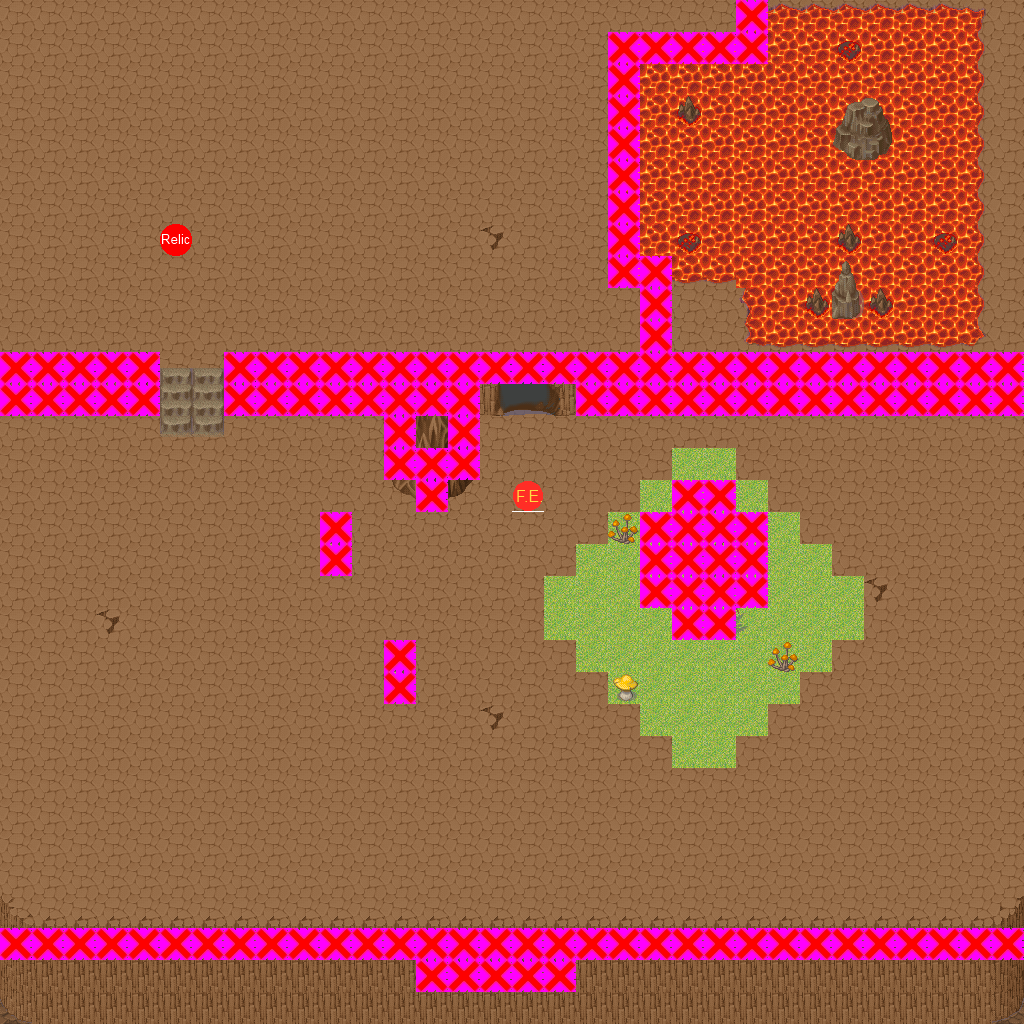

A 2D game scene composited from a Tiled map and its tileset images. What follows is a short description and the map's XML, with each tile layer's data collapsed to a summary:
An orthogonal 32x32 tile map with 32x32 px tiles, 6 tile layers (Layer 1, Layer 2, Layer 3, Clip, ...), 9 tilesets and 2 objects (PlayerStart, Portal).

<map version="1.0" orientation="orthogonal" width="32" height="32" tilewidth="32" tileheight="32">
 <tileset firstgid="1" name="Rock" tilewidth="32" tileheight="32">
  <image source="rock.png" />
  <tile id="0">
   <properties>
    <property name="TileType" value="0" />
    <property name="TileType" value="0" />
    <property name="TileType" value="0" />
   </properties>
  </tile>
 </tileset>
 <tileset firstgid="2" name="Lava" tilewidth="32" tileheight="32">
  <image source="lava.png" />
  <tile id="0">
   <properties>
    <property name="TileType" value="1" />
    <property name="TileType" value="1" />
    <property name="TileType" value="1" />
   </properties>
  </tile>
 </tileset>
 <tileset firstgid="3" name="FireEnemy" tilewidth="32" tileheight="32">
  <image source="FireEnemyIcon.png" trans="ff00ff" />
  <tile id="0">
   <properties>
    <property name="Type" value="Fire" />
    <property name="Type" value="Fire" />
    <property name="Type" value="Fire" />
    <property name="Type" value="Fire" />
   </properties>
  </tile>
  <tile id="1">
   <properties>
    <property name="Type" value="Wind" />
    <property name="Type" value="Wind" />
    <property name="Type" value="Wind" />
   </properties>
  </tile>
 </tileset>
 <tileset firstgid="5" name="Clip" tilewidth="32" tileheight="32">
  <image source="solid.jpg" trans="ff00ff" />
 </tileset>
 <tileset firstgid="6" name="MountainPieces" tilewidth="32" tileheight="32">
  <image source="MountainPieces.png" trans="ffffff" />
 </tileset>
 <tileset firstgid="318" name="ConnectionLavat" tilewidth="32" tileheight="32">
  <image source="ConnectionLavat.png" trans="ffffff" />
 </tileset>
 <tileset firstgid="366" name="LavaGround" tilewidth="32" tileheight="32">
  <image source="LavaGround.png" trans="ffffff" />
 </tileset>
 <tileset firstgid="414" name="Overflow" tilewidth="32" tileheight="32">
  <image source="Overflow.png" trans="ffffff" />
 </tileset>
 <tileset firstgid="462" name="Collectables" tilewidth="32" tileheight="32">
  <image source="Untitled.png" trans="ff00ff" />
  <tile id="0">
   <properties>
    <property name="Type" value="Red" />
   </properties>
  </tile>
  <tile id="1">
   <properties>
    <property name="Type" value="Blue" />
   </properties>
  </tile>
  <tile id="2">
   <properties>
    <property name="Type" value="Green" />
   </properties>
  </tile>
  <tile id="3">
   <properties>
    <property name="Type" value="Health" />
   </properties>
  </tile>
 </tileset>
 <layer name="Layer 1" width="32" height="32">
  <data>[1024 cells, 1024 non-empty, 12 distinct tile ids]</data>
 </layer>
 <layer name="Layer 2" width="32" height="32">
  <data>[1024 cells, 208 non-empty, 46 distinct tile ids]</data>
 </layer>
 <layer name="Layer 3" width="32" height="32">
  <data>[1024 cells, 34 non-empty, 26 distinct tile ids]</data>
 </layer>
 <layer name="Clip" width="32" height="32">
  <data>[1024 cells, 136 non-empty, 1 distinct tile ids]</data>
 </layer>
 <layer name="Enemy" width="32" height="32">
  <data>[1024 cells, 1 non-empty, 1 distinct tile ids]</data>
 </layer>
 <objectgroup name="Objects" width="32" height="32">
  <object name="PlayerStart" type="PlayerStart" x="66" y="31" width="32" height="32" />
  <object name="Portal" type="Portal" x="511" y="384" width="32" height="32">
   <properties>
    <property name="DestinationMap" value="Levels\TestFireMap\Mountain1" />
    <property name="DestinationX" value="16" />
    <property name="DestinationY" value="28" />
   </properties>
  </object>
 </objectgroup>
 <layer name="Collectable" width="32" height="32">
  <data>[1024 cells, 1 non-empty, 1 distinct tile ids]</data>
 </layer>
</map>
